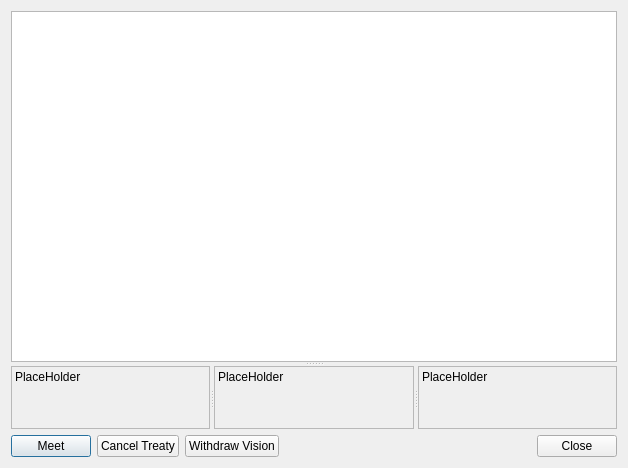
<?xml version="1.0" encoding="UTF-8"?>
<ui version="4.0">
 <class>PlayerDialog</class>
 <widget class="QDialog" name="PlayerDialog">
  <property name="geometry">
   <rect>
    <x>0</x>
    <y>0</y>
    <width>628</width>
    <height>468</height>
   </rect>
  </property>
  <property name="windowTitle">
   <string>Dialog</string>
  </property>
  <layout class="QVBoxLayout" name="verticalLayout_2">
   <item>
    <widget class="QSplitter" name="splitter_3">
     <property name="orientation">
      <enum>Qt::Vertical</enum>
     </property>
     <widget class="QTreeView" name="playerView">
      <property name="minimumSize">
       <size>
        <width>200</width>
        <height>50</height>
       </size>
      </property>
      <property name="editTriggers">
       <set>QAbstractItemView::NoEditTriggers</set>
      </property>
      <property name="rootIsDecorated">
       <bool>false</bool>
      </property>
      <property name="itemsExpandable">
       <bool>false</bool>
      </property>
      <property name="sortingEnabled">
       <bool>true</bool>
      </property>
      <property name="allColumnsShowFocus">
       <bool>true</bool>
      </property>
      <property name="expandsOnDoubleClick">
       <bool>false</bool>
      </property>
     </widget>
     <widget class="QSplitter" name="splitter_2">
      <property name="orientation">
       <enum>Qt::Vertical</enum>
      </property>
      <property name="childrenCollapsible">
       <bool>false</bool>
      </property>
      <widget class="QWidget" name="layoutWidget">
       <layout class="QVBoxLayout" name="verticalLayout">
        <item>
         <widget class="QSplitter" name="splitter">
          <property name="orientation">
           <enum>Qt::Horizontal</enum>
          </property>
          <property name="childrenCollapsible">
           <bool>false</bool>
          </property>
          <widget class="QLabel" name="playerLabel">
           <property name="frameShape">
            <enum>QFrame::StyledPanel</enum>
           </property>
           <property name="text">
            <string>PlaceHolder</string>
           </property>
           <property name="alignment">
            <set>Qt::AlignLeading|Qt::AlignLeft|Qt::AlignTop</set>
           </property>
           <property name="wordWrap">
            <bool>true</bool>
           </property>
          </widget>
          <widget class="QLabel" name="allyLabel">
           <property name="frameShape">
            <enum>QFrame::StyledPanel</enum>
           </property>
           <property name="text">
            <string>PlaceHolder</string>
           </property>
           <property name="alignment">
            <set>Qt::AlignLeading|Qt::AlignLeft|Qt::AlignTop</set>
           </property>
           <property name="wordWrap">
            <bool>true</bool>
           </property>
          </widget>
          <widget class="QLabel" name="techLabel">
           <property name="frameShape">
            <enum>QFrame::StyledPanel</enum>
           </property>
           <property name="text">
            <string>PlaceHolder</string>
           </property>
           <property name="alignment">
            <set>Qt::AlignLeading|Qt::AlignLeft|Qt::AlignTop</set>
           </property>
           <property name="wordWrap">
            <bool>true</bool>
           </property>
          </widget>
         </widget>
        </item>
        <item>
         <layout class="QHBoxLayout" name="horizontalLayout">
          <item>
           <widget class="QPushButton" name="meetButton">
            <property name="text">
             <string>Meet</string>
            </property>
           </widget>
          </item>
          <item>
           <widget class="QPushButton" name="cancelTreatyButton">
            <property name="text">
             <string>Cancel Treaty</string>
            </property>
           </widget>
          </item>
          <item>
           <widget class="QPushButton" name="withdrawVisionButton">
            <property name="text">
             <string>Withdraw Vision</string>
            </property>
           </widget>
          </item>
          <item>
           <spacer name="horizontalSpacer">
            <property name="orientation">
             <enum>Qt::Horizontal</enum>
            </property>
            <property name="sizeHint" stdset="0">
             <size>
              <width>40</width>
              <height>20</height>
             </size>
            </property>
           </spacer>
          </item>
          <item>
           <widget class="QPushButton" name="closeButton">
            <property name="text">
             <string>Close</string>
            </property>
            <property name="icon">
             <iconset theme="dialog-close">
              <normaloff>.</normaloff>.</iconset>
            </property>
           </widget>
          </item>
         </layout>
        </item>
       </layout>
      </widget>
     </widget>
    </widget>
   </item>
  </layout>
 </widget>
 <resources/>
 <connections/>
</ui>
